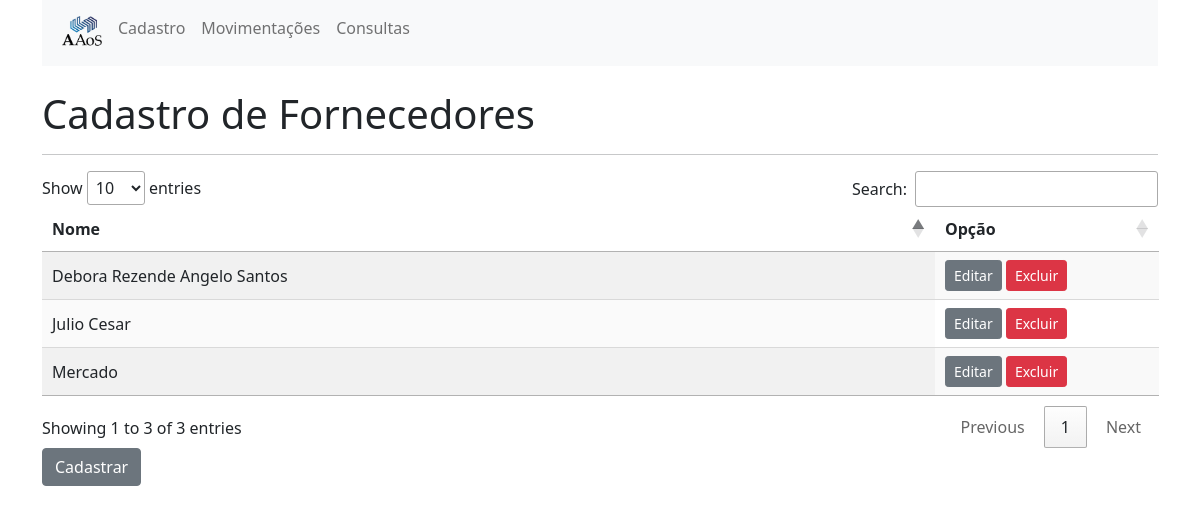
The page /fornecedores/ on the database its author committed.
### cadastros/models.py (models this page shows, shortened)
class Fornecedor(models.Model):
    descricao = models.CharField(
        verbose_name="Nome do fornecedor",
        max_length=250,
    )
    class Meta:
        db_table = "cad_fornecedor"
        verbose_name = "Fornecedor"
        verbose_name_plural = "Fornecedores"

### cadastros/views.py (the view)
# urls.py: path('fornecedores/', views.list_fornecedores, name='list_fornecedores'),
def list_fornecedores(request):
    fornecedores = Fornecedor.objects.all()
    return render(request, 'cadastros/fornecedores.html', {'fornecedores': fornecedores})

### cadastros/templates/cadastros/fornecedores.html (shortened to what this page needs)
{% extends 'cadastros/base.html' %}
{% block content %}
    <br>
    <h1>Cadastro de Fornecedores</h1>
    <hr>
    <table id="fornecedores_table" class="display">
        <thead>
            <tr>
                <th>Nome</th>
                <th>Opção</th>
            </tr>
        </thead>
        <tbody>
            {% for fornecedor in fornecedores %}
                <tr>
                    <td>
                        {{fornecedor.descricao}}
                    </td>
                    <td>
                       <a href="{% url 'edit_fornecedor' pk=fornecedor.pk %}" class="btn btn-secondary btn-sm">Editar</a>
                       <a href="{% url 'delete_fornecedor' pk=fornecedor.pk %}" class="btn btn-danger btn-sm">Excluir</a>
                    </td>
                </tr>
            {% endfor %}
        </tbody>
    </table>
    <a href="{% url 'new_fornecedor' %}" class="btn btn-secondary">Cadastrar</a>
{% endblock %}

### rows shown on the page
Fornecedor: descricao "Debora Rezende Angelo Santos"
Fornecedor: descricao "Julio Cesar"
Fornecedor: descricao "Mercado"
